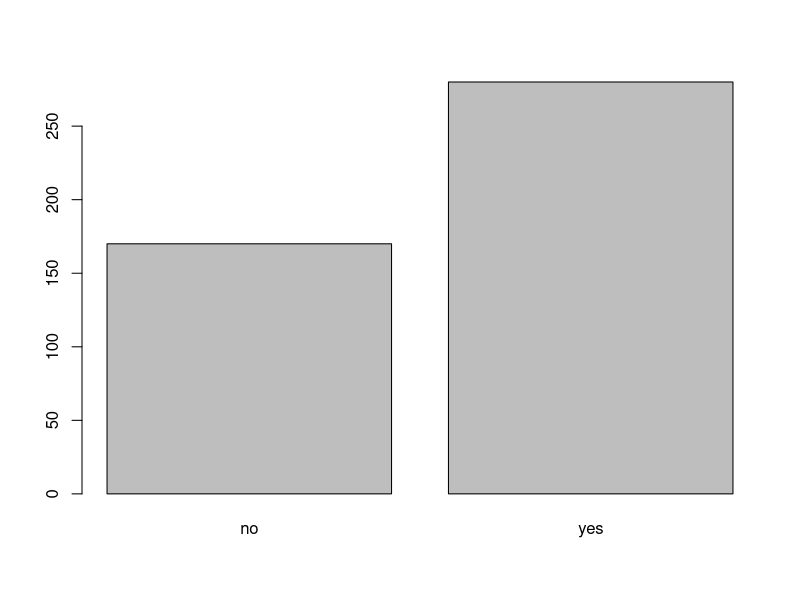
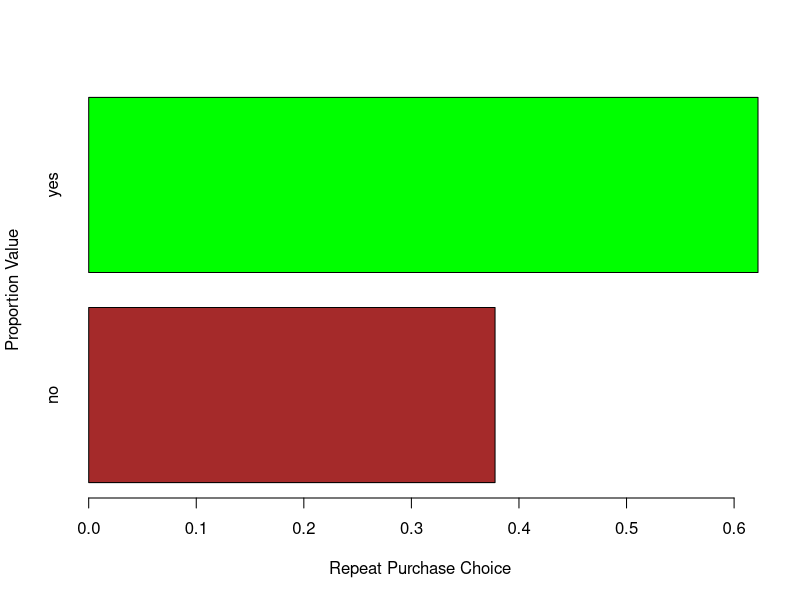

These figures' R source, in order:
# demo 2 
# for MKTG 5566
# 05 SEP 2021
#
# Jeffrey Orcutt

library(psych)

setwd("~/R")

dataset <- read.csv("dataset_online_store.csv")

#summarize and describe the dataset
summary(dataset)
table(dataset$isMultiBrandUser)
table(dataset$promotionType)

#display a table of proportions for categorical type data
frequency_repeat_buyer <- table(dataset$isRepeatBuyer)
proportion_repeat_buyer <- frequency_repeat_buyer/nrow(dataset)
proportion_repeat_buyer <- frequency_repeat_buyer/length(dataset$isRepeatBuyer)

#display a bar chart of the frequency/proportion table
barplot(frequency_repeat_buyer)
barplot(proportion_repeat_buyer, xlab = "Repeat Purchase Choice", ylab = "Proportion Value", col = c("brown", "green"), horiz=T)

#create indicator variables for categorical variables in the dataset
dataset$isRepeatBuyer_yes_i <- 0
dataset$isRepeatBuyer_yes_i[dataset$isRepeatBuyer == "yes"] <- 1

dataset$isMultiBrandUser_yes_i <- 0
dataset$isMultiBrandUser_yes_i[dataset$isMultiBrandUser == "yes"] <- 1

dataset$hasUserFriend_yes_i <-0 
dataset$hasUserFriend_yes_i[dataset$hasUserFriend == "yes"] <- 1

dataset$promotion_free_i<-0 
dataset$promotion_free_i[dataset$promotionType == "free"] <- 1

dataset$promotion_discount_i<-0 
dataset$promotion_discount_i[dataset$promotionType == "discount"] <- 1

#estimate a logit model of repeat purchase as a function of isMultiBrandUser
#log(p/(1-p)) = b0 + b1 * isMultiBrandUser_yes_i

logit_model_1 <- glm(isRepeatBuyer_yes_i ~ isMultiBrandUser_yes_i, family = binomial(link="logit"), data = dataset)
  summary(logit_model_1) #-1.07 
  
#marginal and multiplicative effects
print(marginal_effects_1 <-coef(logit_model_1))
print(multi_effects_1 <- exp(marginal_effects_1)) 
#compared to a single_brand user, .3406593 as likely to repeat buy
print(multi_effects_percent_1 <- (multi_effects_1-1)*100)
#produces a percentage (-65.93407% as likely to buy again)

#create other models
logit_model_2 <- glm(isRepeatBuyer_yes_i ~ isMultiBrandUser_yes_i+ hasUserFriend_yes_i + cookingRating + recipeRating, data=dataset, family=binomial(link ="logit"))
summary(logit_model_2)
#marginal and multiplicative effects
print(marginal_effects_2 <-coef(logit_model_2))
print(multi_effects_2 <- exp(marginal_effects_2)) 
print(multi_effects_percent_2 <- (multi_effects_2-1)*100)
#compared to a user without friends who isn't a user, there's a 69% increase in repeat buying...
cbind(marginal_effects_2, multi_effects_2, multi_effects_percent_2)
#this is called base odds when all variables are set to zero
#for every unit of increase in cooking rating, logit of the probability increases.678
#for every unit of increase in cooking rating, odds increase 1.97 times 
#for every unit of increase in cooking rating, there's a 97% increase in odds of repeat purchase

#making predictions to compute predictive accuracy
dataset$probability_predicted_2 <- predict(logit_model_2, dataset[ , c("isMultiBrandUser_yes_i",
                                                                       "hasUserFriend_yes_i", 
                                                                       "cookingRating", 
                                                                       "recipeRating")],
                                                              type = "response")
#create a variable to state whether predict yes (1) or no(0) if probability > 0.5
dataset$choice_predicted_2 <- 0
dataset$choice_predicted_2[dataset$probability_predicted_2 >0.5] <- 1

#create confusion matrix
confusion_matrix_2 <- table(dataset$isRepeatBuyer, dataset$choice_predicted_2)
confusion_matrix_2

accuracy_2 <- sum(diag(confusion_matrix_2))/sum(confusion_matrix_2)
accuracy_2

#create third logit model 
logit_model_3<- glm(isRepeatBuyer_yes_i ~ isMultiBrandUser_yes_i+ 
                      hasUserFriend_yes_i + cookingRating + recipeRating + 
                      promotion_discount_i + promotion_free_i, 
                    data=dataset, family=binomial(link ="logit"))
summary(logit_model_3)
#marginal and multiplicative effects
print(marginal_effects_3 <-coef(logit_model_3))
print(multi_effects_3 <- exp(marginal_effects_3)) 
print(multi_effects_percent_3 <- (multi_effects_3-1)*100)
#making predictions to compute predictive accuracy
dataset$probability_predicted_3 <- predict(logit_model_3, dataset[ , c("isMultiBrandUser_yes_i",
                                                                       "hasUserFriend_yes_i", 
                                                                       "cookingRating", 
                                                                       "recipeRating", 
                                                                       "promotion_discount_i",
                                                                       "promotion_free_i")],
                                           type = "response")

#create a variable to state whether predict yes (1) or no(0) if probability > 0.5
dataset$choice_predicted_3 <- 0
dataset$choice_predicted_3[dataset$probability_predicted_3 >0.5] <- 1

#create confusion matrix
confusion_matrix_3 <- table(dataset$isRepeatBuyer, dataset$choice_predicted_3)
confusion_matrix_3

accuracy_3 <- sum(diag(confusion_matrix_3))/sum(confusion_matrix_3)
accuracy_3

#making a prediction for a new customer (multibrand, no friend, received discount)
new_customer <- data.frame(isMultiBrandUser_yes_i = 1, hasUserFriend_yes_i = 0, 
                           cookingRating = mean(dataset$cookingRating),
                           recipeRating = mean(dataset$recipeRating),
                           promotion_discount_i= 1, promotion_free_i = 0)
new_customer
predict(logit_model_3, new_customer, type = "response")

dataset[1:10, c("isRepeatBuyer", "probability_predicted_2", "choice_predicted_2",
                "probability_predicted_3", "choice_predicted_3"
                )]